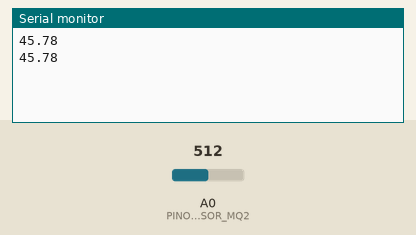
Bench run of a sketch on a simulated Arduino Uno, built with avr-gcc and run on an emulated ATmega328P. Shown: the last lines printed to the serial monitor. The inputs (shaded band) are chosen by the test bench; at power-on: A0 (PINO_SENSOR_MQ2) = 512.

Above: at 2.8 s.
2.9 s: A0 (PINO_SENSOR_MQ2) set to 716
At 5.2 s:
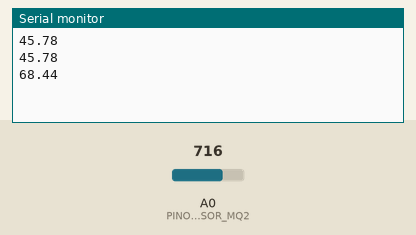
5.6 s: A0 (PINO_SENSOR_MQ2) set to 900
At 6.9 s:
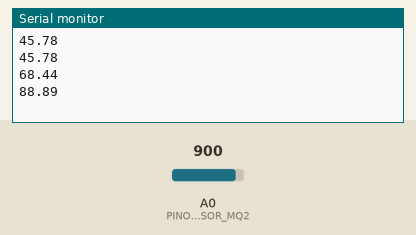
Timing chart, 0 to 8.6 s (numbered marks = the images above; inputs shaded):
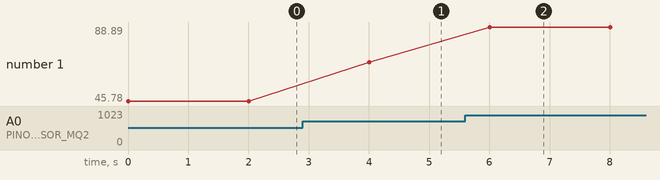

The sketch:

arduino_gas.ino
```cpp
const int PINO_SENSOR_MQ2 = A0;
const int VALOR_MINIMO = 100;
const int VALOR_MAXIMO = 1000;

void setup() {
  Serial.begin(9600);

}

void loop() {
  int valorSensor = analogRead(PINO_SENSOR_MQ2);

  float porcentagem = ((float) (valorSensor - VALOR_MINIMO) / (VALOR_MAXIMO - VALOR_MINIMO)) * 100;

  if (porcentagem < 0) {
    porcentagem = 0;
  } else if (porcentagem > 100) {
    porcentagem = 100;
  }
  Serial.println(porcentagem);

  delay(2000);

}
```

Measured:
- after the input at 2.9 s, the serial monitor: prints a new line after 1.1 s (image 1)
- after the input at 5.6 s, the serial monitor: prints a new line after 0.40 s (image 2)
- plotted number 1: 45.78 → 68.44 after the input at 2.9 s, 68.44 → 88.89 after the input at 5.6 s
